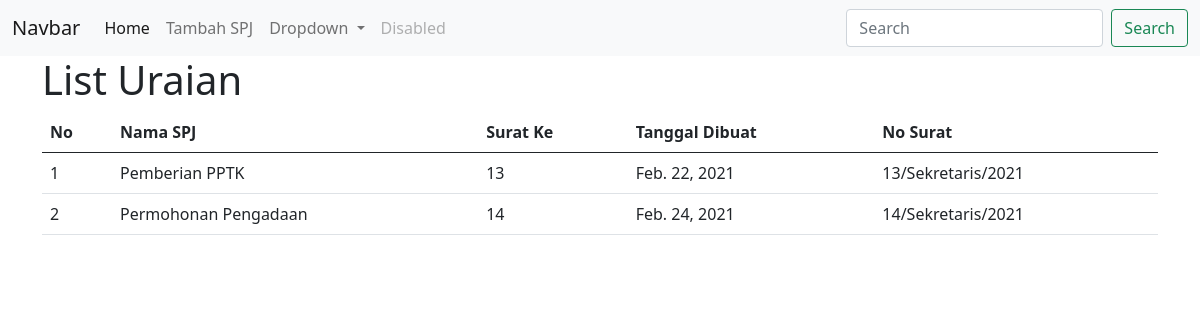
The page /28/uraian on the database its author committed.
### app/models.py (models this page shows)
class Uraian(models.Model):
	nama_uraian 			= models.CharField(max_length=255, blank=True, null=True)
	surat_ke				= models.IntegerField(default=0)
	tgl_pembuatan 			= models.DateField()
	tgl_perubahan_terakhir	= models.DateField(auto_now=True)
	spj_id					= models.ForeignKey(Spj, on_delete=models.CASCADE)
	def get_tgl_pembuatan_year(self):
		return self.tgl_pembuatan.year

class Spj(models.Model):
    nama_spj                = models.CharField(max_length=255)
    pembuat                 = models.CharField(max_length=255)
    tgl_pembuatan           = models.DateField(auto_now_add=True)
    tgl_perubahan_terakhir  = models.DateField(auto_now=True, auto_now_add=False)

### app/views.py (the view)
# urls.py: path('<int:pk>/uraian', views.uraian, name='uraian'),
def uraian(request, pk):
    objs = Uraian.objects.filter(spj_id=pk)
    context = {
        'objs':objs,
        'title':'Uraian'
    }
    return render(request, 'app/uraian.html', context)

### app/templates/app/uraian.html
{% extends "app/base.html" %}
{% block content %}
<h1>List Uraian</h1>
<table class="table">
  <thead>
    <tr>
      <th scope="col">No</th>
      <th scope="col">Nama SPJ</th>
      <th scope="col">Surat Ke</th>
      <th scope="col">Tanggal Dibuat</th>
      <th scope="col">No Surat</th>
    </tr>
  </thead>
  <tbody>
    {% for obj in objs %}
    	<tr>
    		<td>{{forloop.counter}}</td>
    		<td>{{obj.nama_uraian}}</td>
    		<td>{{obj.surat_ke}}</td>
    		<td>{{obj.tgl_pembuatan}}</td>
    		<td>{{obj.surat_ke}}/{{obj.spj_id.pembuat}}/{{obj.get_tgl_pembuatan_year}}</td>
    	</tr>
    {% endfor %}
  </tbody>
</table>
{% endblock content %}

### rows shown on the page
Uraian: nama_uraian "Pemberian PPTK", surat_ke "13", tgl_pembuatan "Feb. 22, 2021", spj_id.pembuat "Sekretaris", get_tgl_pembuatan_year "2021"
Uraian: nama_uraian "Permohonan Pengadaan", surat_ke "14", tgl_pembuatan "Feb. 24, 2021", spj_id.pembuat "Sekretaris", get_tgl_pembuatan_year "2021"
